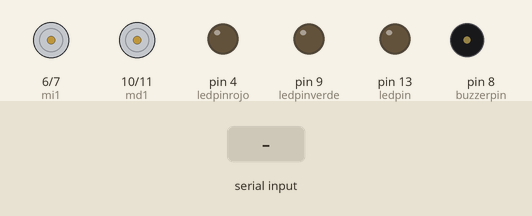
Simulated run of this sketch. Board: Arduino Uno, built with avr-gcc and run on an emulated ATmega328P. Shown: motor-driver pin pairs drawn as motors (green arrow = first pin HIGH = forward, orange = second pin HIGH = backward, longer = more drive), output pins drawn as LEDs (lit = HIGH), buzzer (waves = sounding, pin HIGH). Inputs (shaded band) come from the test bench.

Above: at 1.2 s.
1.3 s: "F" received over the second serial link
At 2.4 s:
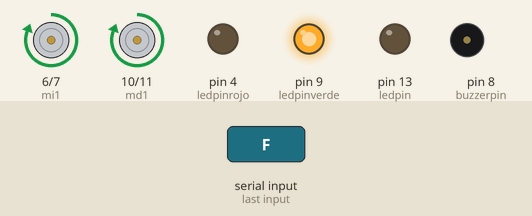
2.9 s: "B" received over the second serial link
At 3.7 s:
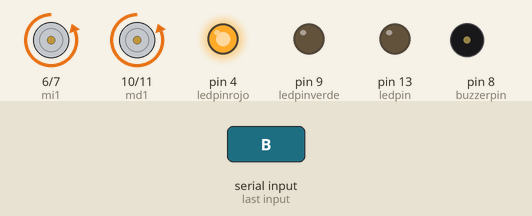
4.6 s: "L" received over the second serial link
At 5.9 s:
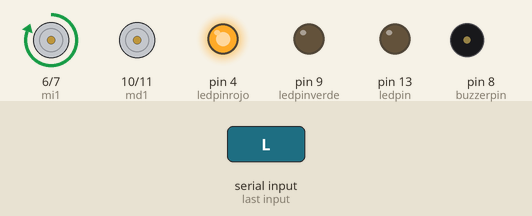
6.2 s: "R" received over the second serial link
At 7.4 s:
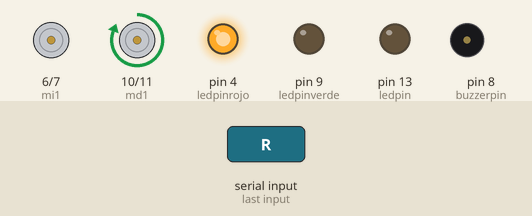
7.8 s: "W" received over the second serial link
At 8.6 s:
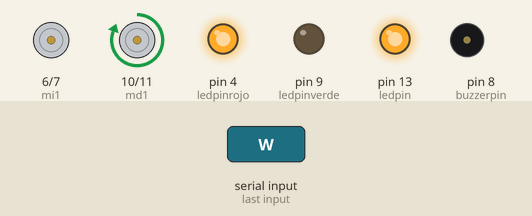
9.4 s: "S" received over the second serial link
At 9.8 s:
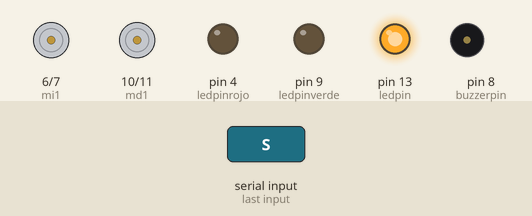
Timing chart, 0 to 12.0 s (numbered marks = the images above; inputs shaded):
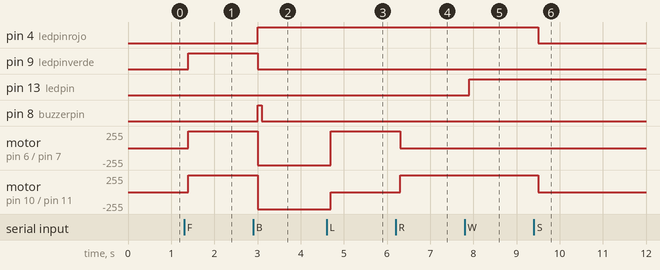

The sketch:

RoverPiso-Bluetooth.ino
```cpp
#include <SoftwareSerial.h>
#include <Servo.h>

// CONEXIONES PARA EL BLUETOOTH.

int bluetoothTx = 2;
int bluetoothRx = 3;
int ledpin = 13;
int buzzerpin = 8;
int ledpinrojo = 4;
int ledpinverde = 9;
int buzzerdelay=100;
char dato;
SoftwareSerial bluetooth(bluetoothTx, bluetoothRx);

int mi1=6;
int mi2=7;

int md1=10;
int md2=11;


void setup ()
{
bluetooth.begin(9600);
pinMode(mi1,OUTPUT);
pinMode(mi2,OUTPUT);
pinMode(md1,OUTPUT);
pinMode(md2,OUTPUT);
pinMode(ledpin,OUTPUT);
pinMode(ledpinrojo,OUTPUT);
pinMode(ledpinverde,OUTPUT);
pinMode(buzzerpin,OUTPUT);
digitalWrite( mi1, LOW);
digitalWrite( mi2, LOW );
digitalWrite( md1, LOW );
digitalWrite( md2, LOW);
digitalWrite(ledpin,LOW);
digitalWrite(ledpinrojo,LOW);
digitalWrite(buzzerpin,LOW);
}

void loop()
{

dato = bluetooth.read();
delay(100);

if(dato == 'S')
{
digitalWrite(ledpinverde,LOW);
digitalWrite(ledpinrojo,LOW);
digitalWrite( mi1, LOW);
digitalWrite( mi2, LOW);
digitalWrite( md1, LOW),
digitalWrite( md2, LOW);

}

if( dato == 'F')
{
// ESTOS HARAN QUE VAYA PARA ADELANTE EL CARRITO.

digitalWrite(ledpinrojo,LOW);
digitalWrite(ledpinverde,HIGH);

digitalWrite(buzzerpin,LOW);

digitalWrite(mi1,HIGH);
digitalWrite(mi2,LOW);

digitalWrite(md1,HIGH);
digitalWrite(md2,LOW);

}
if(dato == 'B')
{

// ESTOS HARA RETROCEDER EL ROVER.


digitalWrite(buzzerpin,LOW);
digitalWrite(ledpin,LOW);
digitalWrite(ledpinverde,LOW);
digitalWrite(ledpinrojo,HIGH);
digitalWrite(mi1,LOW);
digitalWrite(mi2,HIGH);
digitalWrite(md1,LOW);
digitalWrite(md2,HIGH);
digitalWrite(buzzerpin,HIGH);
delay(100);
digitalWrite(buzzerpin,LOW);
}
if( dato == 'L')
{
// ESTOS HARAN QUE VAYA PARA DERECHA.

digitalWrite(buzzerpin,LOW);
digitalWrite(mi1,HIGH);
digitalWrite(mi2,LOW);
digitalWrite(md1,LOW);
digitalWrite(md2,LOW);

}

if( dato == 'R')
{
// ESTOS HARAN QUE VAYA PARA IQUIERDA.

digitalWrite(buzzerpin,LOW);
digitalWrite(mi1,LOW);
digitalWrite(mi2,LOW);
digitalWrite(md1,HIGH);
digitalWrite(md2,LOW);

}
if( dato == 'W')
{
// ESTOS HARAN QUE VAYA PARA IQUIERDA.

digitalWrite(ledpin,HIGH);

}
if( dato == 'w')
{
// ESTOS HARAN QUE VAYA PARA IQUIERDA.

digitalWrite(ledpin,LOW);

}


}
```

Measured:
- after the input at 1.3 s, pin 9 (ledpinverde): LOW → HIGH after 0.10 s; motor on pin 6 (mi1) / pin 7 (mi2), motor on pin 10 (md1) / pin 11 (md2): stopped → forward 255/255 after 0.10 s
- after the input at 2.9 s, pin 4 (ledpinrojo): LOW → HIGH after 0.10 s; pin 9 (ledpinverde): HIGH → LOW after 0.10 s; pin 8 (buzzerpin): LOW → HIGH after 0.10 s, → LOW 0.10 s later; motor on pin 6 (mi1) / pin 7 (mi2), motor on pin 10 (md1) / pin 11 (md2): forward 255/255 → backward 255/255 after 0.10 s
- after the input at 4.6 s, motor on pin 6 (mi1) / pin 7 (mi2): backward 255/255 → forward 255/255 after 0.10 s; motor on pin 10 (md1) / pin 11 (md2): backward 255/255 → stopped after 0.10 s
- after the input at 6.2 s, motor on pin 6 (mi1) / pin 7 (mi2): forward 255/255 → stopped after 0.10 s; motor on pin 10 (md1) / pin 11 (md2): stopped → forward 255/255 after 0.10 s
- after the input at 7.8 s, pin 13 (ledpin): LOW → HIGH after 0.10 s
- after the input at 9.4 s, pin 4 (ledpinrojo): HIGH → LOW after 0.10 s; motor on pin 10 (md1) / pin 11 (md2): forward 255/255 → stopped after 0.10 s
